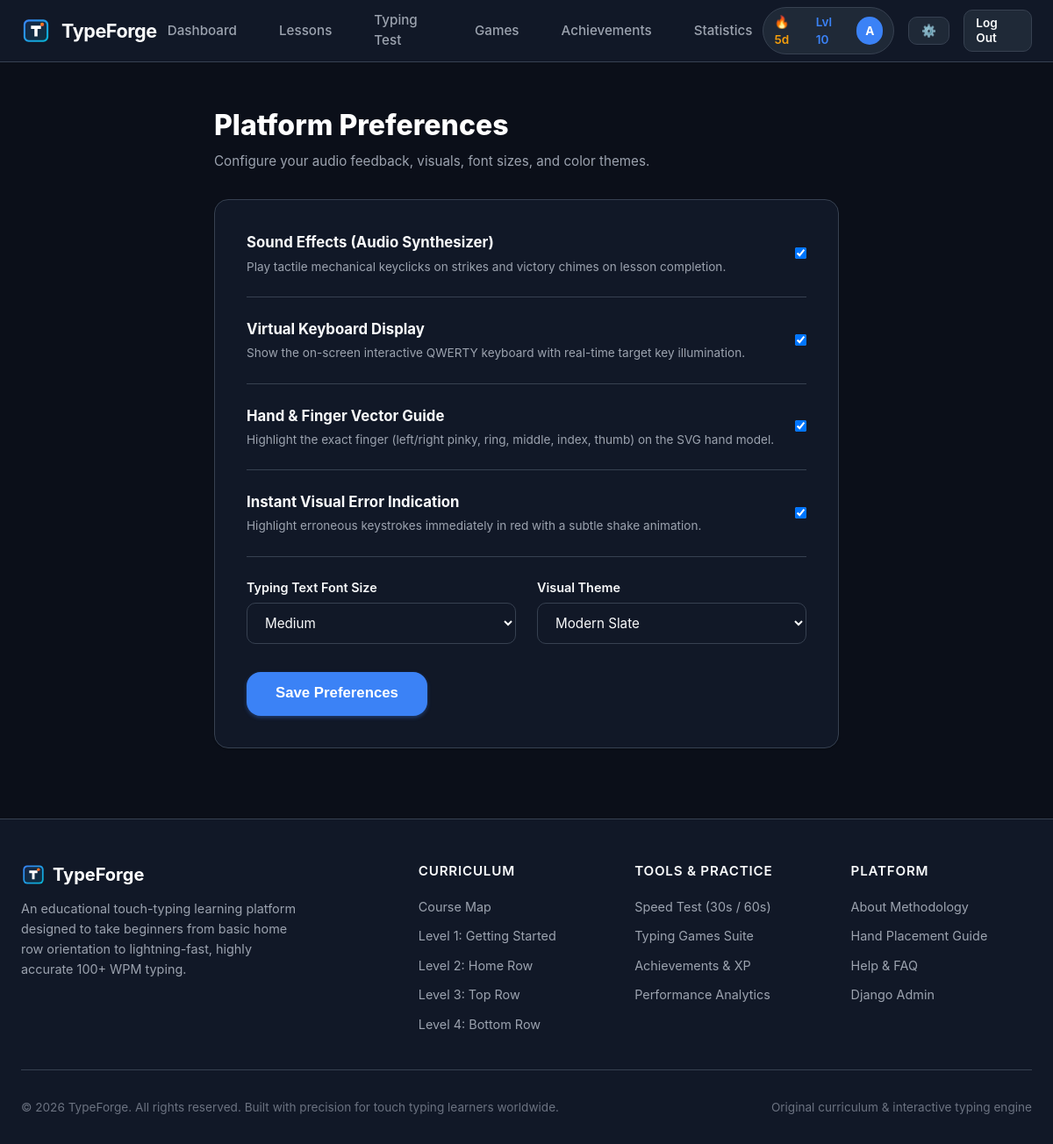
Page /settings/ (signed in) on the committed database.
### core/models.py (models this page shows, shortened)
class UserProfile(models.Model):
    user = models.OneToOneField(User, on_delete=models.CASCADE, related_name='profile')
    xp = models.PositiveIntegerField(default=0)
    level = models.PositiveIntegerField(default=1)
    current_streak = models.PositiveIntegerField(default=0)
    best_streak = models.PositiveIntegerField(default=0)
    last_active_date = models.DateField(null=True, blank=True)
    total_practice_time_seconds = models.PositiveIntegerField(default=0)
    avatar_color = models.CharField(max_length=20, default='#3b82f6')
    class Meta:
        verbose_name = 'User Profile'
        verbose_name_plural = 'User Profiles'

class UserSettings(models.Model):
    user = models.OneToOneField(User, on_delete=models.CASCADE, related_name='settings')
    sound_enabled = models.BooleanField(default=True)
    keyboard_visible = models.BooleanField(default=True)
    hand_guide_visible = models.BooleanField(default=True)
    font_size = models.CharField(max_length=10, choices=[
        ('small', 'Small'),
        ('medium', 'Medium'),
        ('large', 'Large')
    ], default='medium')
    theme = models.CharField(max_length=20, choices=[
        ('light', 'Light Classic'),
        ('slate', 'Modern Slate'),
        ('dark', 'Dark Night')
    ], default='slate')
    instant_feedback = models.BooleanField(default=True)
    class Meta:
        verbose_name = 'User Settings'
        verbose_name_plural = 'User Settings'

### core/views.py (the view)
# urls.py: path('settings/', views.settings_view, name='settings'),
@login_required
def settings_view(request):
    user = request.user
    user_settings, _ = UserSettings.objects.get_or_create(user=user)
    if request.method == 'POST':
        form = UserSettingsForm(request.POST, instance=user_settings)
        if form.is_valid():
            form.save()
            messages.success(request, "Settings updated successfully!")
            return redirect('settings')
    else:
        form = UserSettingsForm(instance=user_settings)
    return render(request, 'app/settings.html', {'form': form, 'settings': user_settings})

### core/forms.py
class UserSettingsForm(forms.ModelForm):
    class Meta:
        model = UserSettings
        fields = ('sound_enabled', 'keyboard_visible', 'hand_guide_visible', 'font_size', 'theme', 'instant_feedback')
        widgets = {
            'sound_enabled': forms.CheckboxInput(attrs={'class': 'form-checkbox'}),
            'keyboard_visible': forms.CheckboxInput(attrs={'class': 'form-checkbox'}),
            'hand_guide_visible': forms.CheckboxInput(attrs={'class': 'form-checkbox'}),
            'instant_feedback': forms.CheckboxInput(attrs={'class': 'form-checkbox'}),
            'font_size': forms.Select(attrs={'class': 'form-select'}),
            'theme': forms.Select(attrs={'class': 'form-select'}),
        }

### core/context_processors.py (called while the page is built)
def site_settings(request):
    context = {
        'SITE_NAME': 'TypeForge',
        'SITE_TAGLINE': 'Master Touch Typing with Precision & Speed',
    }
    if request.user.is_authenticated:
        profile, _ = UserProfile.objects.get_or_create(user=request.user)
        settings, _ = UserSettings.objects.get_or_create(user=request.user)
        context['user_profile'] = profile
        context['user_settings'] = settings
    return context

### templates/app/settings.html (shortened to what this page needs)
{% extends 'base.html' %}
{% load static %}
{% block content %}
<div class="container" style="padding: 3rem 1.5rem 5rem 1.5rem; max-width: 760px;">
  <div style="margin-bottom: 2rem;">
    <h1 style="font-size: 2rem; font-weight: 800; color: #ffffff; margin-bottom: 0.35rem;">Platform Preferences</h1>
    <p style="color: var(--text-muted); font-size: 0.95rem;">Configure your audio feedback, visuals, font sizes, and color themes.</p>
  </div>
  <div class="card" style="padding: 2.25rem;">
    <form method="POST" action="{% url 'settings' %}">
      <div style="padding-bottom: 1.5rem; margin-bottom: 1.5rem; border-bottom: 1px solid var(--border);">
        <div style="display: flex; justify-content: space-between; align-items: center;">
          <div>
            <h4 style="font-size: 1.05rem; color: var(--text-main); margin-bottom: 0.25rem;">Sound Effects (Audio Synthesizer)</h4>
            <p style="font-size: 0.85rem; color: var(--text-muted); margin: 0;">Play tactile mechanical keyclicks on strikes and victory chimes on lesson completion.</p>
          </div>
          <div>
            {{ form.sound_enabled }}
          </div>
        </div>
      </div>
      <div style="padding-bottom: 1.5rem; margin-bottom: 1.5rem; border-bottom: 1px solid var(--border);">
        <div style="display: flex; justify-content: space-between; align-items: center;">
          <div>
            <h4 style="font-size: 1.05rem; color: var(--text-main); margin-bottom: 0.25rem;">Virtual Keyboard Display</h4>
            <p style="font-size: 0.85rem; color: var(--text-muted); margin: 0;">Show the on-screen interactive QWERTY keyboard with real-time target key illumination.</p>
          </div>
          <div>
            {{ form.keyboard_visible }}
          </div>
        </div>
      </div>
      <div style="padding-bottom: 1.5rem; margin-bottom: 1.5rem; border-bottom: 1px solid var(--border);">
        <div style="display: flex; justify-content: space-between; align-items: center;">
          <div>
            <h4 style="font-size: 1.05rem; color: var(--text-main); margin-bottom: 0.25rem;">Hand &amp; Finger Vector Guide</h4>
            <p style="font-size: 0.85rem; color: var(--text-muted); margin: 0;">Highlight the exact finger (left/right pinky, ring, middle, index, thumb) on the SVG hand model.</p>
          </div>
          <div>
            {{ form.hand_guide_visible }}
          </div>
        </div>
      </div>
      <div style="padding-bottom: 1.5rem; margin-bottom: 1.5rem; border-bottom: 1px solid var(--border);">
        <div style="display: flex; justify-content: space-between; align-items: center;">
          <div>
            <h4 style="font-size: 1.05rem; color: var(--text-main); margin-bottom: 0.25rem;">Instant Visual Error Indication</h4>
            <p style="font-size: 0.85rem; color: var(--text-muted); margin: 0;">Highlight erroneous keystrokes immediately in red with a subtle shake animation.</p>
          </div>
          <div>
            {{ form.instant_feedback }}
          </div>
        </div>
      </div>
      <div style="display: grid; grid-template-columns: 1fr 1fr; gap: 1.5rem; margin-bottom: 2rem;">
        <div>
          <label class="form-label" for="{{ form.font_size.id_for_label }}">Typing Text Font Size</label>
          {{ form.font_size }}
        </div>
        <div>
          <label class="form-label" for="{{ form.theme.id_for_label }}">Visual Theme</label>
          {{ form.theme }}
        </div>
      </div>
      <button type="submit" class="btn btn-primary btn-lg" style="padding: 0.85rem 2rem;">
        Save Preferences
      </button>
    </form>
  </div>
</div>
{% endblock %}

### templates/base.html (shortened to what this page needs)
{% load static %}
<!DOCTYPE html>
<html lang="en">
<head>
  <link rel="stylesheet" href="{% static 'css/base.css' %}">
</head>
<body class="{% if user_settings and user_settings.theme == 'light' %}theme-light{% endif %}">
  <header class="site-header">
    <div class="container nav-container">
      <a href="{% if user.is_authenticated %}{% url 'dashboard' %}{% else %}{% url 'landing' %}{% endif %}" class="brand-link">
        <img src="{% static 'img/logo.svg' %}" alt="TypeForge Logo" width="34" height="34" style="vertical-align: middle;">
        <span>TypeForge</span>
      </a>
      <nav>
        <ul class="nav-links" id="main-nav-links">
          {% if user.is_authenticated %}
            <li class="nav-item"><a href="{% url 'dashboard' %}" class="{% if request.resolver_match.url_name == 'dashboard' %}active{% endif %}">Dashboard</a></li>
            <li class="nav-item"><a href="{% url 'course_map' %}" class="{% if request.resolver_match.url_name == 'course_map' or request.resolver_match.url_name == 'lesson_view' %}active{% endif %}">Lessons</a></li>
            <li class="nav-item"><a href="{% url 'typing_test' %}" class="{% if request.resolver_match.url_name == 'typing_test' %}active{% endif %}">Typing Test</a></li>
            <li class="nav-item"><a href="{% url 'games' %}" class="{% if request.resolver_match.url_name == 'games' %}active{% endif %}">Games</a></li>
            <li class="nav-item"><a href="{% url 'achievements' %}" class="{% if request.resolver_match.url_name == 'achievements' %}active{% endif %}">Achievements</a></li>
            <li class="nav-item"><a href="{% url 'statistics' %}" class="{% if request.resolver_match.url_name == 'statistics' %}active{% endif %}">Statistics</a></li>
          {% endif %}
        </ul>
      </nav>
      <div class="nav-auth">
        {% if user.is_authenticated %}
          <div class="user-status-pill">
            <span class="streak-pill" title="Daily Practice Streak">🔥 {{ user_profile.current_streak }}d</span>
            <span class="level-pill" title="Current Level">Lvl {{ user_profile.level }}</span>
            <a href="{% url 'profile' %}" class="user-avatar-mini" title="Your Profile" style="background-color: {{ user_profile.avatar_color }};">
              {{ user.first_name|default:user.username|slice:":1"|upper }}
            </a>
          </div>
          <a href="{% url 'settings' %}" class="btn btn-secondary btn-sm" title="Settings">⚙️</a>
          <a href="{% url 'logout' %}" class="btn btn-secondary btn-sm" title="Log Out">Log Out</a>
        {% else %}
          <a href="{% url 'login' %}" class="btn btn-secondary btn-sm">Log In</a>
          <a href="{% url 'signup' %}" class="btn btn-primary btn-sm">Sign Up Free</a>
        {% endif %}
      </div>
    </div>
  </header>
  <main style="flex: 1;">
    {% block content %}{% endblock %}
  </main>
  <footer class="site-footer">
    <div class="container">
      <div class="footer-grid">
        <div class="footer-brand">
          <div style="display: flex; align-items: center; gap: 0.5rem; margin-bottom: 0.75rem;">
            <img src="{% static 'img/logo.svg' %}" alt="TypeForge" width="28" height="28">
            <h3 style="margin: 0; color: #ffffff;">TypeForge</h3>
          </div>
          <p>An educational touch-typing learning platform designed to take beginners from basic home row orientation to lightning-fast, highly accurate 100+ WPM typing.</p>
        </div>
        <div class="footer-col">
          <h4>Curriculum</h4>
          <ul class="footer-links">
            <li><a href="{% url 'course_map' %}">Course Map</a></li>
            <li><a href="{% url 'lesson_view' 1 %}">Level 1: Getting Started</a></li>
            <li><a href="{% url 'lesson_view' 5 %}">Level 2: Home Row</a></li>
            <li><a href="{% url 'lesson_view' 11 %}">Level 3: Top Row</a></li>
            <li><a href="{% url 'lesson_view' 17 %}">Level 4: Bottom Row</a></li>
          </ul>
        </div>
        <div class="footer-col">
          <h4>Tools & Practice</h4>
          <ul class="footer-links">
            <li><a href="{% url 'typing_test' %}">Speed Test (30s / 60s)</a></li>
            <li><a href="{% url 'games' %}">Typing Games Suite</a></li>
            <li><a href="{% url 'achievements' %}">Achievements & XP</a></li>
            <li><a href="{% url 'statistics' %}">Performance Analytics</a></li>
          </ul>
        </div>
        <div class="footer-col">
          <h4>Platform</h4>
          <ul class="footer-links">
            <li><a href="{% url 'about' %}">About Methodology</a></li>
            <li><a href="{% url 'help' %}">Hand Placement Guide</a></li>
            <li><a href="{% url 'help' %}">Help & FAQ</a></li>
            {% if user.is_staff %}
              <li><a href="/admin/">Django Admin</a></li>
            {% endif %}
          </ul>
        </div>
      </div>
      <div class="footer-bottom">
        <span>&copy; {% now "Y" %} TypeForge. All rights reserved. Built with precision for touch typing learners worldwide.</span>
        <span>Original curriculum &amp; interactive typing engine</span>
      </div>
    </div>
  </footer>
</body>
</html>

### rows in the picture
UserProfile: current_streak "5", level "10"
UserSettings: sound_enabled "☑", keyboard_visible "☑", hand_guide_visible "☑", instant_feedback "☑", font_size "Medium", theme "Modern Slate"

### other values in the picture
{{ user.first_name|default:user.username|slice:":1"|upper }} "A"
